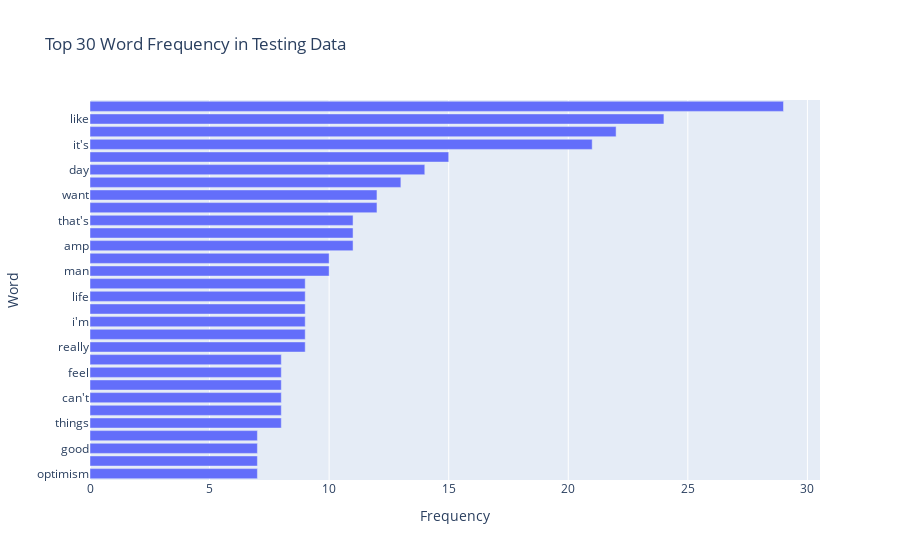

This figure's notebook cell:
### Code cell
### test dataset
vectorizer = CountVectorizer(lowercase=True, stop_words='english', token_pattern=r"(?u)\b[a-zA-Z][a-zA-Z']+\b")
words_test = vectorizer.fit_transform(test_df['text'].astype(str))

word_freq = np.asarray(words_test.sum(axis=0)).ravel()
vocab = np.array(vectorizer.get_feature_names_out())
top_k = 30
idx = word_freq.argsort()[::-1][:top_k]
top_words = vocab[idx]
top_counts = word_freq[idx]

fig = px.bar(
    x=top_counts[::-1],     
    y=top_words[::-1],
    orientation='h',         
    labels={'x': 'Frequency', 'y': 'Word'},
    title=f"Top {top_k} Word Frequency in Testing Data"
)
fig.show()

### Figure 1 — Plotly figure (JSON) as saved in the notebook; plotly's stock layout.template omitted (floating-point values rounded to 4 significant figures)
{"data": [{"hovertemplate": "Frequency=%{x}<br>Word=%{y}<extra></extra>", "legendgroup": "", "marker": {"color": "#636efa", "pattern": {"shape": ""}}, "name": "", "orientation": "h", "showlegend": false, "textposition": "auto", "type": "bar", "x": [7, 7, 7, 7, 8, 8, 8, 8, 8, 8, 9, 9, 9, 9, 9, 9, 10, 10, 11, 11, 11, 12, 12, 13, 14, 15, 21, 22, 24, 29], "xaxis": "x", "y": ["optimism", "look", "good", "issues", "things", "didn't", "can't", "happy", "feel", "time", "really", "new", "i'm", "anger", "life", "know", "man", "awful", "amp", "think", "that's", "make", "want", "love", "day", "people", "it's", "don't", "like", "just"], "yaxis": "y"}], "layout": {"barmode": "relative", "legend": {"tracegroupgap": 0}, "title": {"text": "Top 30 Word Frequency in Testing Data"}, "xaxis": {"anchor": "y", "domain": [0, 1], "title": {"text": "Frequency"}}, "yaxis": {"anchor": "x", "domain": [0, 1], "title": {"text": "Word"}}}}
